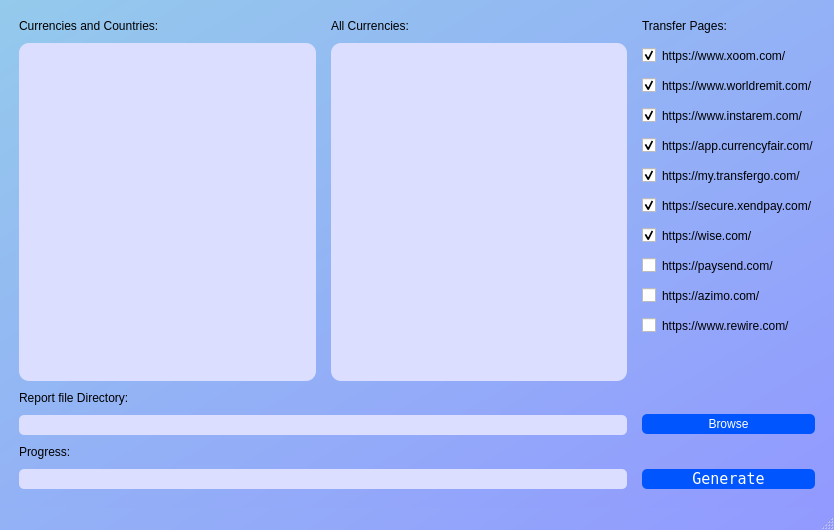
<?xml version="1.0" encoding="UTF-8"?>
<ui version="4.0">
 <class>MainWindow</class>
 <widget class="QMainWindow" name="MainWindow">
  <property name="geometry">
   <rect>
    <x>0</x>
    <y>0</y>
    <width>834</width>
    <height>530</height>
   </rect>
  </property>
  <property name="windowTitle">
   <string>MainWindow</string>
  </property>
  <property name="styleSheet">
   <string notr="true">
QWidget#MainWindow{
background-color: qlineargradient(spread:pad, x1:0, y1:0, x2:1, y2:1, stop:0 rgba(148, 202, 236, 255), stop:1 rgba(146, 153, 255, 255));
}</string>
  </property>
  <widget class="QWidget" name="centralwidget">
   <property name="styleSheet">
    <string notr="true">QWidget#centralwidget{
background-color: qlineargradient(spread:pad, x1:0, y1:0, x2:1, y2:1, stop:0 rgba(148, 202, 236, 255), stop:1 rgba(146, 153, 255, 255));
}</string>
   </property>
   <layout class="QGridLayout" name="gridLayout_2">
    <item row="0" column="0">
     <layout class="QGridLayout" name="mainLayout">
      <property name="leftMargin">
       <number>10</number>
      </property>
      <property name="topMargin">
       <number>10</number>
      </property>
      <property name="rightMargin">
       <number>10</number>
      </property>
      <property name="bottomMargin">
       <number>10</number>
      </property>
      <property name="spacing">
       <number>15</number>
      </property>
      <item row="0" column="0">
       <layout class="QGridLayout" name="leftPanel">
        <property name="verticalSpacing">
         <number>10</number>
        </property>
        <item row="0" column="1">
         <widget class="QLabel" name="suggestedCurrenciesLabel">
          <property name="styleSheet">
           <string notr="true">border-color: rgb(170, 170, 0);
border-radius: 5px;
font: 75 11pt &quot;Fixedsys&quot;;
color: rgb(0, 0, 0);</string>
          </property>
          <property name="text">
           <string>All Currencies:</string>
          </property>
         </widget>
        </item>
        <item row="1" column="0">
         <widget class="QTextEdit" name="currencyAndCountriesField">
          <property name="minimumSize">
           <size>
            <width>200</width>
            <height>150</height>
           </size>
          </property>
          <property name="font">
           <font>
            <family>Gill Sans MT</family>
            <pointsize>10</pointsize>
            <weight>50</weight>
            <italic>false</italic>
            <bold>false</bold>
           </font>
          </property>
          <property name="styleSheet">
           <string notr="true">border-radius: 10px;
background-color: rgb(220, 222, 255);
font: 10pt &quot;Gill Sans MT&quot;;</string>
          </property>
          <property name="html">
           <string>&lt;!DOCTYPE HTML PUBLIC &quot;-//W3C//DTD HTML 4.0//EN&quot; &quot;http://www.w3.org/TR/REC-html40/strict.dtd&quot;&gt;
&lt;html&gt;&lt;head&gt;&lt;meta name=&quot;qrichtext&quot; content=&quot;1&quot; /&gt;&lt;style type=&quot;text/css&quot;&gt;
p, li { white-space: pre-wrap; }
&lt;/style&gt;&lt;/head&gt;&lt;body style=&quot; font-family:'Gill Sans MT'; font-size:10pt; font-weight:400; font-style:normal;&quot;&gt;
&lt;p style=&quot;-qt-paragraph-type:empty; margin-top:0px; margin-bottom:0px; margin-left:0px; margin-right:0px; -qt-block-indent:0; text-indent:0px; font-family:'MS Shell Dlg 2'; font-size:8.25pt;&quot;&gt;&lt;br /&gt;&lt;/p&gt;&lt;/body&gt;&lt;/html&gt;</string>
          </property>
          <property name="placeholderText">
           <string/>
          </property>
         </widget>
        </item>
        <item row="0" column="0">
         <widget class="QLabel" name="currencyAndCountriesLabel">
          <property name="styleSheet">
           <string notr="true">border-color: rgb(170, 170, 0);
border-radius: 5px;
font: 75 11pt &quot;Fixedsys&quot;;
color: rgb(0, 0, 0);</string>
          </property>
          <property name="text">
           <string>Currencies and Countries:</string>
          </property>
         </widget>
        </item>
        <item row="1" column="1">
         <widget class="QTableWidget" name="suggestedCurrenciesTable">
          <property name="enabled">
           <bool>true</bool>
          </property>
          <property name="minimumSize">
           <size>
            <width>200</width>
            <height>150</height>
           </size>
          </property>
          <property name="cursor" stdset="0">
           <cursorShape>PointingHandCursor</cursorShape>
          </property>
          <property name="styleSheet">
           <string notr="true">border-radius: 10px;
background-color: rgb(220, 222, 255);
font: 10pt &quot;Gill Sans MT&quot;;</string>
          </property>
          <property name="verticalScrollBarPolicy">
           <enum>Qt::ScrollBarAlwaysOff</enum>
          </property>
          <property name="editTriggers">
           <set>QAbstractItemView::NoEditTriggers</set>
          </property>
          <property name="dragDropOverwriteMode">
           <bool>false</bool>
          </property>
          <property name="alternatingRowColors">
           <bool>false</bool>
          </property>
          <property name="selectionMode">
           <enum>QAbstractItemView::SingleSelection</enum>
          </property>
          <property name="selectionBehavior">
           <enum>QAbstractItemView::SelectRows</enum>
          </property>
          <property name="sortingEnabled">
           <bool>true</bool>
          </property>
          <property name="columnCount">
           <number>1</number>
          </property>
          <attribute name="horizontalHeaderVisible">
           <bool>false</bool>
          </attribute>
          <attribute name="horizontalHeaderCascadingSectionResizes">
           <bool>true</bool>
          </attribute>
          <attribute name="horizontalHeaderDefaultSectionSize">
           <number>200</number>
          </attribute>
          <attribute name="horizontalHeaderMinimumSectionSize">
           <number>200</number>
          </attribute>
          <attribute name="horizontalHeaderShowSortIndicator" stdset="0">
           <bool>true</bool>
          </attribute>
          <attribute name="horizontalHeaderStretchLastSection">
           <bool>true</bool>
          </attribute>
          <attribute name="verticalHeaderVisible">
           <bool>false</bool>
          </attribute>
          <attribute name="verticalHeaderCascadingSectionResizes">
           <bool>true</bool>
          </attribute>
          <attribute name="verticalHeaderDefaultSectionSize">
           <number>20</number>
          </attribute>
          <attribute name="verticalHeaderHighlightSections">
           <bool>false</bool>
          </attribute>
          <attribute name="verticalHeaderMinimumSectionSize">
           <number>20</number>
          </attribute>
          <attribute name="verticalHeaderShowSortIndicator" stdset="0">
           <bool>true</bool>
          </attribute>
          <attribute name="verticalHeaderStretchLastSection">
           <bool>true</bool>
          </attribute>
          <column/>
         </widget>
        </item>
        <item row="2" column="0">
         <widget class="QLabel" name="reportFileDirectoryLabel">
          <property name="styleSheet">
           <string notr="true">border-color: rgb(170, 170, 0);
border-radius: 5px;
font: 75 11pt &quot;Fixedsys&quot;;
color: rgb(0, 0, 0);</string>
          </property>
          <property name="text">
           <string>Report file Directory:</string>
          </property>
         </widget>
        </item>
        <item row="4" column="0">
         <widget class="QLabel" name="progressLabel">
          <property name="styleSheet">
           <string notr="true">border-color: rgb(170, 170, 0);
border-radius: 5px;
font: 75 11pt &quot;Fixedsys&quot;;
color: rgb(0, 0, 0);</string>
          </property>
          <property name="text">
           <string>Progress:</string>
          </property>
         </widget>
        </item>
        <item row="3" column="0" colspan="2">
         <widget class="QLineEdit" name="reportFileDirectoryField">
          <property name="styleSheet">
           <string notr="true">border-radius: 5px;
background-color: rgb(220, 222, 255);
height: 20px;
font: 10pt &quot;Gill Sans MT&quot;;</string>
          </property>
          <property name="readOnly">
           <bool>true</bool>
          </property>
         </widget>
        </item>
        <item row="5" column="0" colspan="2">
         <widget class="QProgressBar" name="progressBar">
          <property name="styleSheet">
           <string notr="true">QProgressBar {
	border-radius:5px;
	border-width: 1px;
	background-color: rgb(220, 222, 255);
	height: 20px;
}

QProgressBar::chunk {
	border-radius:5px;	
	background-color: qlineargradient(spread:pad, x1:0, y1:0.006, x2:1, y2:0, stop:0.193182 rgba(0, 135, 182, 255), stop:0.892045 rgba(0, 223, 255, 255));
}</string>
          </property>
          <property name="value">
           <number>0</number>
          </property>
          <property name="textVisible">
           <bool>false</bool>
          </property>
          <property name="orientation">
           <enum>Qt::Horizontal</enum>
          </property>
          <property name="invertedAppearance">
           <bool>false</bool>
          </property>
          <property name="textDirection">
           <enum>QProgressBar::TopToBottom</enum>
          </property>
          <property name="format">
           <string>%p%</string>
          </property>
         </widget>
        </item>
       </layout>
      </item>
      <item row="0" column="1">
       <layout class="QGridLayout" name="rightPanel">
        <item row="9" column="0">
         <widget class="QCheckBox" name="page_9">
          <property name="styleSheet">
           <string notr="true">border-color: rgb(170, 170, 0);
border-radius: 5px;
font: 75 10pt &quot;Gill Sans MT&quot;;
color: rgb(0, 0, 0);</string>
          </property>
          <property name="text">
           <string>https://azimo.com/</string>
          </property>
         </widget>
        </item>
        <item row="7" column="0">
         <widget class="QCheckBox" name="page_7">
          <property name="styleSheet">
           <string notr="true">border-color: rgb(170, 170, 0);
border-radius: 5px;
font: 75 10pt &quot;Gill Sans MT&quot;;
color: rgb(0, 0, 0);</string>
          </property>
          <property name="text">
           <string>https://wise.com/</string>
          </property>
          <property name="checked">
           <bool>true</bool>
          </property>
         </widget>
        </item>
        <item row="3" column="0">
         <widget class="QCheckBox" name="page_3">
          <property name="styleSheet">
           <string notr="true">border-color: rgb(170, 170, 0);
border-radius: 5px;
font: 75 10pt &quot;Gill Sans MT&quot;;
color: rgb(0, 0, 0);</string>
          </property>
          <property name="text">
           <string>https://www.instarem.com/</string>
          </property>
          <property name="checked">
           <bool>true</bool>
          </property>
         </widget>
        </item>
        <item row="10" column="0">
         <widget class="QCheckBox" name="page_10">
          <property name="styleSheet">
           <string notr="true">border-color: rgb(170, 170, 0);
border-radius: 5px;
font: 75 10pt &quot;Gill Sans MT&quot;;
color: rgb(0, 0, 0);</string>
          </property>
          <property name="text">
           <string>https://www.rewire.com/</string>
          </property>
         </widget>
        </item>
        <item row="5" column="0">
         <widget class="QCheckBox" name="page_5">
          <property name="styleSheet">
           <string notr="true">border-color: rgb(170, 170, 0);
border-radius: 5px;
font: 75 10pt &quot;Gill Sans MT&quot;;
color: rgb(0, 0, 0);</string>
          </property>
          <property name="text">
           <string>https://my.transfergo.com/</string>
          </property>
          <property name="checked">
           <bool>true</bool>
          </property>
         </widget>
        </item>
        <item row="4" column="0">
         <widget class="QCheckBox" name="page_4">
          <property name="styleSheet">
           <string notr="true">border-color: rgb(170, 170, 0);
border-radius: 5px;
font: 75 10pt &quot;Gill Sans MT&quot;;
color: rgb(0, 0, 0);</string>
          </property>
          <property name="text">
           <string>https://app.currencyfair.com/</string>
          </property>
          <property name="checked">
           <bool>true</bool>
          </property>
         </widget>
        </item>
        <item row="8" column="0">
         <widget class="QCheckBox" name="page_8">
          <property name="styleSheet">
           <string notr="true">border-color: rgb(170, 170, 0);
border-radius: 5px;
font: 75 10pt &quot;Gill Sans MT&quot;;
color: rgb(0, 0, 0);</string>
          </property>
          <property name="text">
           <string>https://paysend.com/</string>
          </property>
         </widget>
        </item>
        <item row="6" column="0">
         <widget class="QCheckBox" name="page_6">
          <property name="styleSheet">
           <string notr="true">border-color: rgb(170, 170, 0);
border-radius: 5px;
font: 75 10pt &quot;Gill Sans MT&quot;;
color: rgb(0, 0, 0);</string>
          </property>
          <property name="text">
           <string>https://secure.xendpay.com/</string>
          </property>
          <property name="checked">
           <bool>true</bool>
          </property>
         </widget>
        </item>
        <item row="1" column="0">
         <widget class="QCheckBox" name="page_1">
          <property name="styleSheet">
           <string notr="true">border-color: rgb(170, 170, 0);
border-radius: 5px;
font: 75 10pt &quot;Gill Sans MT&quot;;
color: rgb(0, 0, 0);</string>
          </property>
          <property name="text">
           <string>https://www.xoom.com/</string>
          </property>
          <property name="checked">
           <bool>true</bool>
          </property>
         </widget>
        </item>
        <item row="0" column="0">
         <widget class="QLabel" name="transferPagesLabel">
          <property name="styleSheet">
           <string notr="true">border-color: rgb(170, 170, 0);
border-radius: 5px;
font: 75 11pt &quot;Fixedsys&quot;;
color: rgb(0, 0, 0);</string>
          </property>
          <property name="text">
           <string>Transfer Pages:</string>
          </property>
         </widget>
        </item>
        <item row="2" column="0">
         <widget class="QCheckBox" name="page_2">
          <property name="styleSheet">
           <string notr="true">border-color: rgb(170, 170, 0);
border-radius: 5px;
font: 75 10pt &quot;Gill Sans MT&quot;;
color: rgb(0, 0, 0);</string>
          </property>
          <property name="text">
           <string>https://www.worldremit.com/</string>
          </property>
          <property name="checked">
           <bool>true</bool>
          </property>
         </widget>
        </item>
        <item row="11" column="0">
         <spacer name="verticalSpacer">
          <property name="orientation">
           <enum>Qt::Vertical</enum>
          </property>
          <property name="sizeHint" stdset="0">
           <size>
            <width>20</width>
            <height>40</height>
           </size>
          </property>
         </spacer>
        </item>
        <item row="12" column="0">
         <widget class="QPushButton" name="browseButton">
          <property name="enabled">
           <bool>true</bool>
          </property>
          <property name="minimumSize">
           <size>
            <width>120</width>
            <height>0</height>
           </size>
          </property>
          <property name="cursor">
           <cursorShape>PointingHandCursor</cursorShape>
          </property>
          <property name="styleSheet">
           <string notr="true">QPushButton {
border-color: rgb(170, 170, 0);
background-color: rgb(0, 85, 255);
border-radius: 5px;
font: 75 11pt &quot;Fixedsys&quot;;
color: rgb(255, 255, 255);
height: 20px;
}

QPushButton:pressed {
	color: rgb(0, 85, 255);
	background-color: rgb(255, 255, 255);
}

QPushButton:hover {
	color: white;
	background-color: rgb(30, 125, 255);
}

QPushButton:disabled {
	color: white;
	background-color: rgb(198, 198, 198);
}</string>
          </property>
          <property name="text">
           <string>Browse</string>
          </property>
          <property name="iconSize">
           <size>
            <width>30</width>
            <height>30</height>
           </size>
          </property>
          <property name="checkable">
           <bool>true</bool>
          </property>
         </widget>
        </item>
        <item row="14" column="0">
         <widget class="QPushButton" name="generateButton">
          <property name="enabled">
           <bool>true</bool>
          </property>
          <property name="minimumSize">
           <size>
            <width>0</width>
            <height>0</height>
           </size>
          </property>
          <property name="font">
           <font>
            <family>Fixedsys</family>
            <pointsize>11</pointsize>
            <weight>9</weight>
            <italic>false</italic>
            <bold>false</bold>
           </font>
          </property>
          <property name="cursor">
           <cursorShape>PointingHandCursor</cursorShape>
          </property>
          <property name="mouseTracking">
           <bool>true</bool>
          </property>
          <property name="styleSheet">
           <string notr="true">QPushButton {
border-color: rgb(170, 170, 0);
background-color: rgb(0, 85, 255);
border-radius: 5px;
font: 75 11pt &quot;Fixedsys&quot;;
color: rgb(255, 255, 255);
height: 20px;
}

QPushButton:pressed {
	color: rgb(0, 85, 255);
	background-color: rgb(255, 255, 255);
}

QPushButton:hover {
	color: white;
	background-color: rgb(30, 125, 255);
}

QPushButton:disabled {
	color: white;
	background-color: rgb(198, 198, 198);
}</string>
          </property>
          <property name="text">
           <string>Generate</string>
          </property>
          <property name="shortcut">
           <string/>
          </property>
          <property name="checkable">
           <bool>true</bool>
          </property>
         </widget>
        </item>
        <item row="13" column="0">
         <spacer name="verticalSpacer_2">
          <property name="orientation">
           <enum>Qt::Vertical</enum>
          </property>
          <property name="sizeType">
           <enum>QSizePolicy::Fixed</enum>
          </property>
          <property name="sizeHint" stdset="0">
           <size>
            <width>20</width>
            <height>20</height>
           </size>
          </property>
         </spacer>
        </item>
       </layout>
      </item>
     </layout>
    </item>
   </layout>
  </widget>
  <widget class="QMenuBar" name="menubar">
   <property name="geometry">
    <rect>
     <x>0</x>
     <y>0</y>
     <width>834</width>
     <height>21</height>
    </rect>
   </property>
  </widget>
  <widget class="QStatusBar" name="statusbar"/>
 </widget>
 <resources/>
 <connections>
  <connection>
   <sender>generateButton</sender>
   <signal>clicked(bool)</signal>
   <receiver>MainWindow</receiver>
   <slot>setAnimated(bool)</slot>
   <hints>
    <hint type="sourcelabel">
     <x>676</x>
     <y>553</y>
    </hint>
    <hint type="destinationlabel">
     <x>735</x>
     <y>576</y>
    </hint>
   </hints>
  </connection>
 </connections>
</ui>
